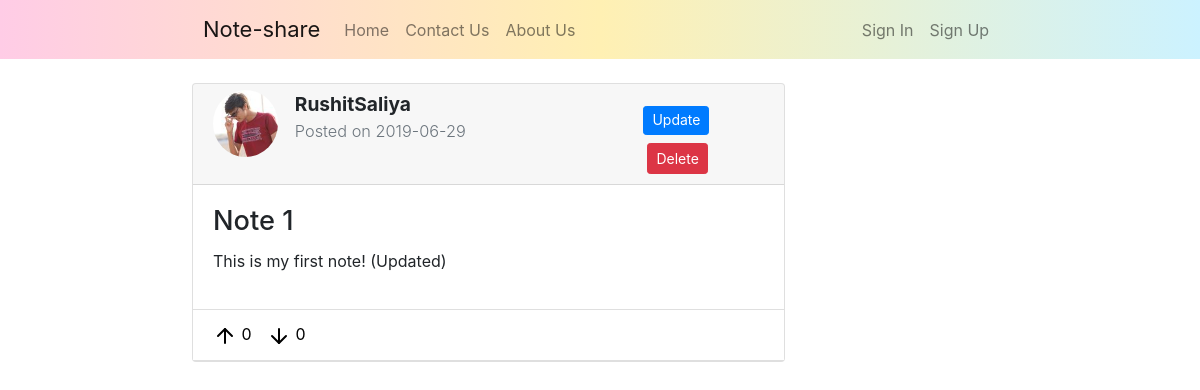
The app's page /note/1, older data.
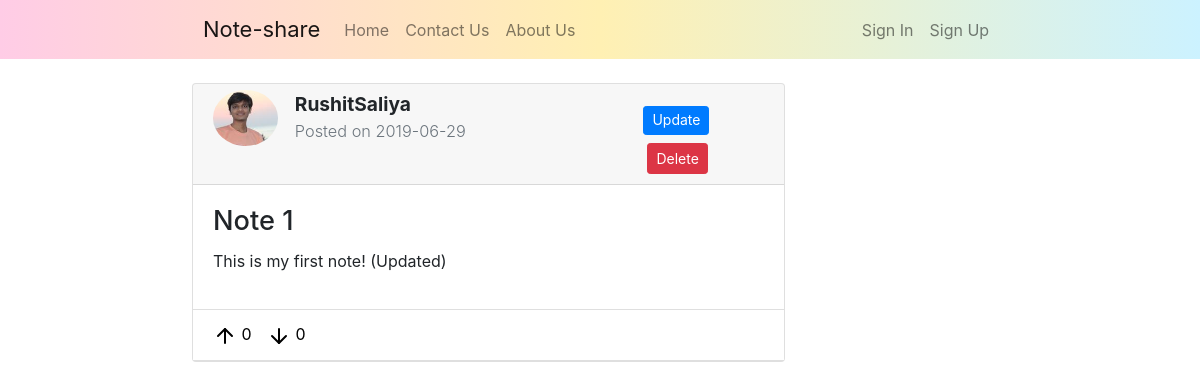
The same page, newer data.
### noteshare/models.py (models this page shows, shortened)
class User(db.Model, UserMixin):
    id = db.Column(db.Integer, primary_key=True)
    username = db.Column(db.String(20), unique=True, nullable=False)
    email = db.Column(db.String(100), unique=True, nullable=False)
    image_file = db.Column(db.String(20), nullable=False, default='default.jpg')
    password = db.Column(db.String(50), nullable=False)
    notes = db.relationship('Note', backref='author', lazy=True)

### noteshare/notes/routes.py (the view)
@notes.route('/note/<int:note_id>')
def note(note_id):
    note = Note.query.get_or_404(note_id)
    return render_template('note.html', title=note.title, note=note)

### noteshare/templates/note.html (shortened to what this page needs)
{% extends "layout.html" %}
{% block content %}
    <div class="col-md-8 col-pl-16">
        <div class="card mb-md-2">
            <div class="card-header card-custom-header">
                <div class="row">
                    <div class="col-md-2 pr-md-0">
                        <div class="note-header">
                            <img class="rounded-circle note-author-img" src="{{ url_for('static', filename='Profile-pictures/' + note.author.image_file) }}" alt="Author's Profile-photo">
                        </div>
                    </div>
                    <div class="col-md-6 pl-md-0">
                        <div class="note-header">
                            <strong>{{ note.author.username }}</strong><br/>
                            <div  class="text-muted" style="font-size: 85%;">
                                Posted on {{ note.date_posted.strftime('%Y-%m-%d') }}
                            </div>
                        </div>
                    </div>
                    <div class="col-md-4" style="margin-top: 2%; padding-left: 10%;">
                        <a class="btn btn-primary btn-sm mt-1 mb-1 action-btns" href="{{ url_for('notes.update_note', note_id=note.id) }}">Update</a>
                        <button type="button" class="btn btn-danger btn-sm m-1" data-toggle="modal" data-target="#deleteModal">Delete</button>
                    </div>
                </div>
            </div>
            <div class="card-body">
                <h5 class="card-title note-title">{{ note.title }}</h5>
                <p style="white-space: pre-line;">{{ note.content }}</p>
            </div>
            <div class="card-header note-action">
                <a class="note-action-btn" href="#"><img src="{{ url_for('static', filename='Icons/arrow-up.svg') }}" alt="Like"> 0 </a>
                <a class="note-action-btn" href="#"><img src="{{ url_for('static', filename='Icons/arrow-down.svg') }}" alt="Dislike"> 0 </a>
            </div>
        </div>
    </div>
{% endblock content %}

Row changes from the older to the newer data that the page shows:
changed User "RushitSaliya": image_file: a different picture
